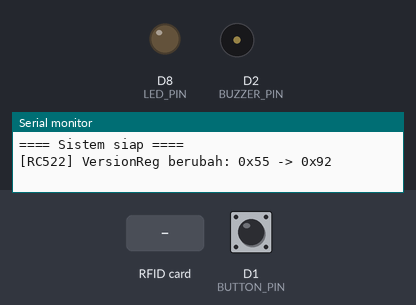
Recording of a sketch running on a simulated ESP8266 (NodeMCU). On the bench: output pins drawn as LEDs (lit = HIGH), buzzer (waves = sounding, pin HIGH), the last lines printed to the serial monitor. The inputs (shaded band) are chosen by the test bench; at power-on: D1 (BUTTON_PIN) HIGH. WiFi joins after 1.5 s; servers stay silent unless stated; uploads are accepted with an empty reply.

Above: at 4.4 s.
4.5 s: D1 (BUTTON_PIN) pulled LOW for 0.15 s
At 5.4 s:
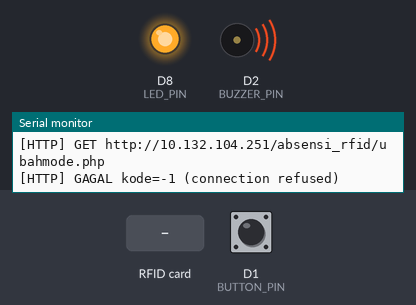
6.2 s: RFID card 14 07 60 90 held to the reader
At 7.7 s:
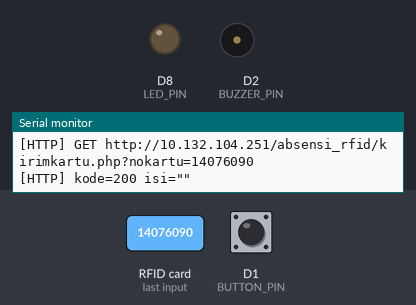
7.9 s: RFID card 5E 7A 19 C4 held to the reader
At 8.6 s:
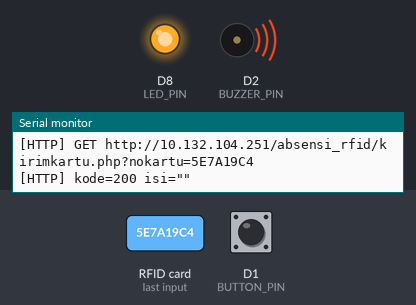
9.6 s: D1 (BUTTON_PIN) pulled LOW for 3.2 s
At 11.8 s:
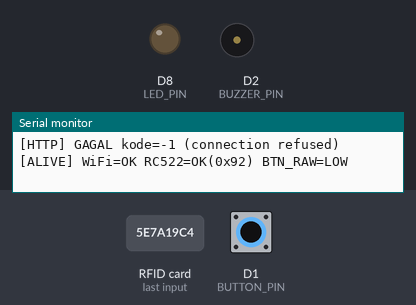
Timing chart, 0 to 13.3 s (numbered marks = the images above; inputs shaded):
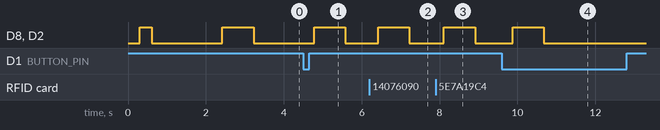

Measured:
- after the input at 4.5 s, D8 (LED_PIN), D2 (BUZZER_PIN): LOW → HIGH after 0.28 s, → LOW 0.80 s later
- after the input at 6.2 s, D8 (LED_PIN), D2 (BUZZER_PIN): LOW → HIGH after 0.22 s, → LOW 0.80 s later
- after the input at 7.9 s, D8 (LED_PIN), D2 (BUZZER_PIN): LOW → HIGH after 0.21 s, → LOW 0.80 s later
- after the input at 9.6 s, D8 (LED_PIN), D2 (BUZZER_PIN): LOW → HIGH after 0.28 s, → LOW 0.80 s later

The sketch:

absensi_rfid.ino
```cpp
/*
 * ============================================================
 * FIRMWARE v2.2 - Sistem Absensi RFID (NodeMCU ESP8266)
 * ============================================================
 * Perubahan dari v1:
 *  - PERBAIKAN BUG: logika debounce tombol di v1 salah sehingga penekanan
 *    tombol tidak pernah terdeteksi.
 *  - Self-test saat boot: LED+buzzer, versi chip RC522, WiFi, ping server.
 *  - Log HTTP lengkap (URL, kode, pesan error, isi balasan).
 *  - Heartbeat tiap 5 detik (status WiFi + kondisi mentah tombol).
 *  - WiFi reconnect otomatis.
 *  - Feedback buzzer jujur: berhasil terkirim = TIT-TIT, gagal = 1 bunyi panjang.
 *
 * PIN (sesuai wiring final):
 *   RC522 SDA->D4  SCK->D5  MOSI->D7  MISO->D6  RST->D3  VCC->3V3  GND->GND
 *   LED(+, via 220R)->D8 | Buzzer(+)->D2 | Push Button->D1 (INPUT_PULLUP) & GND
 * ============================================================
 */

#include <ESP8266WiFi.h>
#include <ESP8266HTTPClient.h>
#include <WiFiClient.h>
#include <SPI.h>
#include <MFRC522.h>

// ================== WAJIB DIISI ULANG ==================
const char* ssid          = "tata's wifi";
const char* password      = "14076090";
// Isi dengan IP laptop (XAMPP) pada jaringan/hotspot yang SAMA dengan NodeMCU
const char* serverBaseUrl = "http://10.132.104.251/absensi_rfid";
// =======================================================

#define SS_PIN     D4
#define RST_PIN    D3
#define BUZZER_PIN D2
#define LED_PIN    D8
#define BUTTON_PIN D1

MFRC522 mfrc522(SS_PIN, RST_PIN);

// --- Status tombol (debounce versi benar) ---
int buttonStable = HIGH;          // kondisi tombol yang sudah stabil
int buttonLastRead = HIGH;        // pembacaan terakhir
unsigned long buttonLastChange = 0;
const unsigned long debounceDelay = 40;

unsigned long lastHeartbeat = 0;
unsigned long lastWifiTry = 0;
bool rc522Ok = false;
byte lastVer = 0x55;          // nilai awal sentinel (supaya bacaan pertama tercetak)
unsigned long lastRcCheck = 0;

// ------------------------------------------------------------
// Pola bunyi
// ------------------------------------------------------------
void pulse(int ms) {
  digitalWrite(LED_PIN, HIGH);
  digitalWrite(BUZZER_PIN, HIGH);
  delay(ms);
  digitalWrite(LED_PIN, LOW);
  digitalWrite(BUZZER_PIN, LOW);
}

void beepOk() {            // TIT-TIT : kartu berhasil terkirim ke server
  pulse(150); delay(100);
  pulse(150);
}

void beepMode() {          // 1 bunyi sedang : mode berhasil diganti
  pulse(300);
}

void beepFail() {          // 1 bunyi panjang : gagal (WiFi/server/RC522)
  pulse(800);
}

// ------------------------------------------------------------
// WiFi
// ------------------------------------------------------------
void connectWiFi() {
  Serial.print("[WiFi] Menghubungkan ke: ");
  Serial.println(ssid);
  WiFi.mode(WIFI_STA);
  WiFi.begin(ssid, password);

  int n = 0;
  while (WiFi.status() != WL_CONNECTED && n < 40) {   // maks 20 detik
    delay(500);
    Serial.print(".");
    n++;
  }
  Serial.println();

  if (WiFi.status() == WL_CONNECTED) {
    Serial.println("[WiFi] TERHUBUNG");
    Serial.print("[WiFi] IP NodeMCU : "); Serial.println(WiFi.localIP());
    Serial.print("[WiFi] Gateway    : "); Serial.println(WiFi.gatewayIP());
    Serial.print("[WiFi] Sinyal     : "); Serial.print(WiFi.RSSI()); Serial.println(" dBm");
  } else {
    Serial.println("[WiFi] GAGAL. Cek ssid/password & pastikan hotspot 2.4GHz.");
  }
}

void ensureWiFi() {
  if (WiFi.status() == WL_CONNECTED) return;
  if (millis() - lastWifiTry < 10000) return;
  lastWifiTry = millis();
  Serial.println("[WiFi] terputus, mencoba menyambung ulang...");
  WiFi.disconnect();
  WiFi.begin(ssid, password);
}

// ------------------------------------------------------------
// HTTP GET generik. Mengembalikan kode HTTP (>0 = ada balasan server)
// ------------------------------------------------------------
int httpGet(const String& path, String& payload) {
  payload = "";
  if (WiFi.status() != WL_CONNECTED) {
    Serial.println("[HTTP] BATAL: WiFi tidak terhubung");
    return -100;
  }

  WiFiClient client;
  HTTPClient http;
  String url = String(serverBaseUrl) + path;

  Serial.print("[HTTP] GET ");
  Serial.println(url);

  http.setTimeout(4000);
  if (!http.begin(client, url)) {
    Serial.println("[HTTP] GAGAL: format URL salah");
    return -101;
  }

  int code = http.GET();
  if (code > 0) {
    payload = http.getString();
    payload.trim();
    Serial.print("[HTTP] kode=");
    Serial.print(code);
    Serial.print(" isi=\"");
    Serial.print(payload);
    Serial.println("\"");
  } else {
    Serial.print("[HTTP] GAGAL kode=");
    Serial.print(code);
    Serial.print(" (");
    Serial.print(HTTPClient::errorToString(code));
    Serial.println(")");
  }
  http.end();
  return code;
}

// ------------------------------------------------------------
// Self-test RC522: baca register versi lewat SPI
// ------------------------------------------------------------
void checkRC522() {
  byte v = mfrc522.PCD_ReadRegister(MFRC522::VersionReg);
  Serial.print("[RC522] VersionReg = 0x");
  Serial.println(v, HEX);

  if (v == 0x00 || v == 0xFF) {
    rc522Ok = false;
    Serial.println("[RC522] TIDAK TERDETEKSI -> cek kabel SDA/SCK/MOSI/MISO/RST, VCC 3.3V, GND");
  } else {
    rc522Ok = true;
    Serial.println("[RC522] OK (komunikasi SPI berhasil)");
  }
}


// Pemantau kontak RC522: dicek tiap 1 detik, selalu melaporkan kondisi sebenarnya.
// Cocok untuk "tes tekan/goyang kabel" sambil melihat Serial Monitor.
void monitorRC522() {
  if (millis() - lastRcCheck < 1000) return;
  lastRcCheck = millis();

  byte v = mfrc522.PCD_ReadRegister(MFRC522::VersionReg);
  bool valid = (v != 0x00 && v != 0xFF);

  if (v != lastVer) {
    Serial.print("[RC522] VersionReg berubah: 0x");
    Serial.print(lastVer, HEX);
    Serial.print(" -> 0x");
    Serial.println(v, HEX);
    lastVer = v;
  }

  if (valid && !rc522Ok) {
    mfrc522.PCD_Init();          // konfigurasi ulang setelah daya kembali
    delay(20);
    rc522Ok = true;
    Serial.println("[RC522] TERSAMBUNG kembali -> siap membaca kartu");
    beepOk();
  } else if (!valid && rc522Ok) {
    rc522Ok = false;
    Serial.println("[RC522] KONTAK TERPUTUS (VersionReg tidak valid) -> cek kabel/solder");
  }
}

// ------------------------------------------------------------
// Aksi tombol & kartu
// ------------------------------------------------------------
void onButtonPressed() {
  Serial.println("[BTN] DITEKAN -> minta server ganti mode");
  String body;
  int code = httpGet("/ubahmode.php", body);
  if (code == 200) {
    Serial.print("[MODE] Mode sekarang = ");
    Serial.println(body);
    beepMode();
  } else {
    beepFail();
  }
}

void handleButton() {
  int reading = digitalRead(BUTTON_PIN);

  if (reading != buttonLastRead) {
    buttonLastChange = millis();
    buttonLastRead = reading;
  }

  if ((millis() - buttonLastChange) > debounceDelay && reading != buttonStable) {
    buttonStable = reading;
    Serial.print("[BTN] kondisi stabil: ");
    Serial.println(buttonStable == LOW ? "LOW (ditekan)" : "HIGH (dilepas)");
    if (buttonStable == LOW) {
      onButtonPressed();
    }
  }
}

void handleRFID() {
  if (!rc522Ok) return;
  if (!mfrc522.PICC_IsNewCardPresent()) return;
  if (!mfrc522.PICC_ReadCardSerial()) return;

  String uid = "";
  for (byte i = 0; i < mfrc522.uid.size; i++) {
    if (mfrc522.uid.uidByte[i] < 0x10) uid += "0";
    uid += String(mfrc522.uid.uidByte[i], HEX);
  }
  uid.toUpperCase();

  Serial.print("[RFID] UID terbaca: ");
  Serial.println(uid);

  String body;
  int code = httpGet("/kirimkartu.php?nokartu=" + uid, body);
  if (code == 200 && body == "OK") {
    beepOk();
  } else {
    beepFail();
  }

  mfrc522.PICC_HaltA();
  mfrc522.PCD_StopCrypto1();
}

// ------------------------------------------------------------
void setup() {
  Serial.begin(115200);
  delay(300);
  Serial.println();
  Serial.println("==== Absensi RFID v2.2 (diagnostik) ====");

  pinMode(BUZZER_PIN, OUTPUT);
  pinMode(LED_PIN, OUTPUT);
  pinMode(BUTTON_PIN, INPUT_PULLUP);
  digitalWrite(BUZZER_PIN, LOW);
  digitalWrite(LED_PIN, LOW);

  Serial.println("[TEST] LED + buzzer menyala 300 ms (kalau tidak, cek wiring D8/D2)");
  pulse(300);

  SPI.begin();
  mfrc522.PCD_Init();
  delay(50);
  checkRC522();
  if (!rc522Ok) beepFail();

  connectWiFi();

  if (WiFi.status() == WL_CONNECTED) {
    String body;
    int code = httpGet("/ping.php", body);
    if (code == 200) {
      Serial.println("[PING] SERVER TERJANGKAU");
    } else {
      Serial.println("[PING] SERVER TIDAK TERJANGKAU -> cek IP di serverBaseUrl, Apache, firewall");
      beepFail();
    }
  }

  buttonStable = digitalRead(BUTTON_PIN);
  buttonLastRead = buttonStable;
  Serial.print("[BTN] kondisi awal: ");
  Serial.println(buttonStable == HIGH ? "HIGH (normal, tidak ditekan)" : "LOW (TIDAK NORMAL: tombol/kabel D1 tersambung ke GND)");

  Serial.println("==== Sistem siap ====");
}

void loop() {
  ensureWiFi();
  monitorRC522();
  handleButton();
  handleRFID();

  if (millis() - lastHeartbeat >= 5000) {
    lastHeartbeat = millis();
    Serial.print("[ALIVE] WiFi=");
    Serial.print(WiFi.status() == WL_CONNECTED ? "OK" : "PUTUS");
    Serial.print(" RC522=");
    Serial.print(rc522Ok ? "OK" : "ERROR");
    Serial.print("(0x");
    Serial.print(lastVer, HEX);
    Serial.print(")");
    Serial.print(" BTN_RAW=");
    Serial.println(digitalRead(BUTTON_PIN) == HIGH ? "HIGH" : "LOW");
  }
}
```
